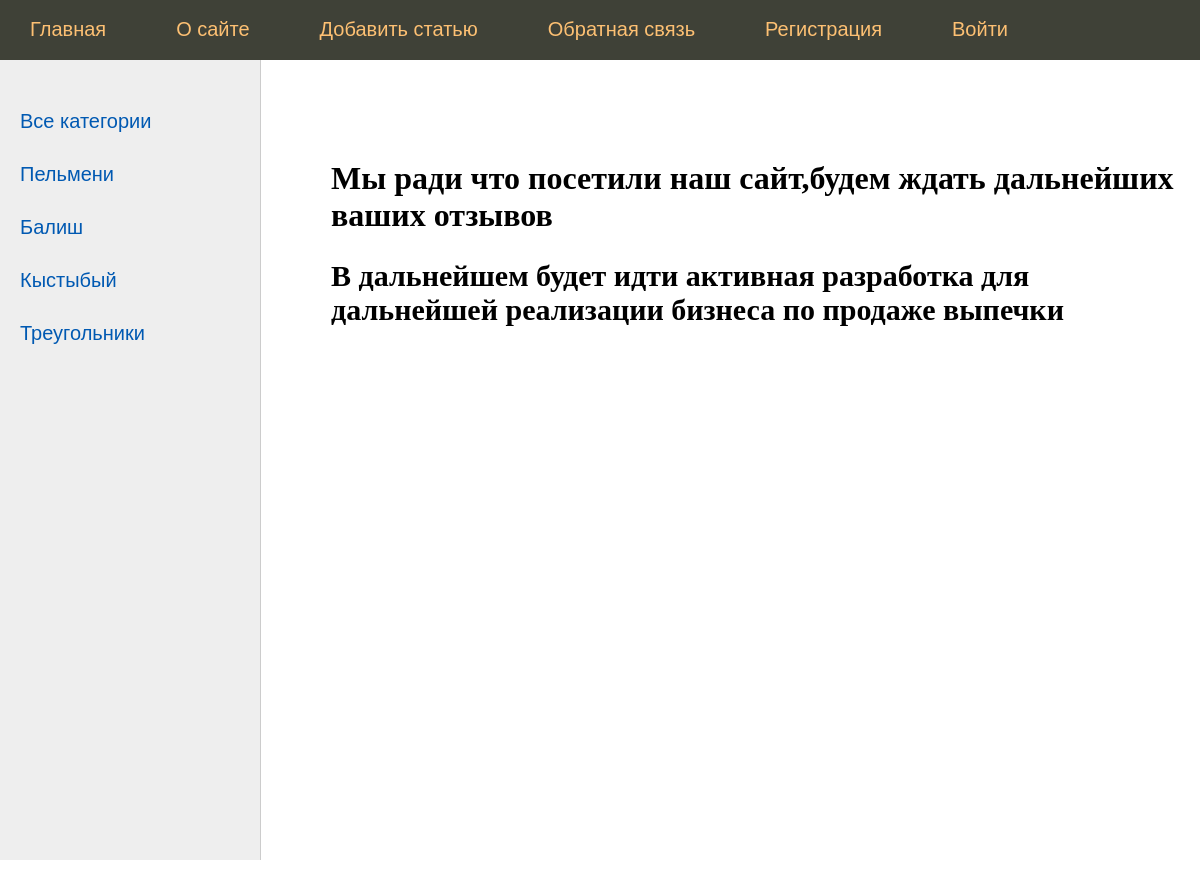
The app's page /contact with its own data.
### models/model.py (models this page shows, shortened)
class Category(Base):
    __tablename__ = 'category'
    id = Column(Integer, primary_key=True)
    name = Column(String(100), nullable=False)

### main.py (the view)
@app.route("/contact")
def contact():
    return render_template('contact.html', menu=menu, category=category)

### templates/contact.html (shortened to what this page needs)
{% extends 'base.html' %}
{% block content %}
<h1>Мы ради что посетили наш сайт,будем ждать дальнейших ваших отзывов</h1>
<h2>В дальнейшем будет идти активная разработка для дальнейшей реализации бизнеса по продаже выпечки</h2>
{% endblock %}

### templates/base.html (shortened to what this page needs)
<!DOCTYPE html>
<html lang="en">
<head>
    <link type="text/css" href="{{ url_for('static',filename='css/style.css')}}" rel="stylesheet"/>
</head>
<body>
<table class="table-page" border=0 cellpadding="0" cellspacing="0">
    <tr>
        <td valign=top>
            <div class="header">
                <ul id="mainmenu" class="mainmenu">
                    {% for m in menu %}
                    <li class="last"><a href="{{m.url_name }}">{{m.title}}</a></li>
                    {% endfor %}
                </ul>
            </div>
            <table class="table-content" border=0 cellpadding="0" cellspacing="0">
                <tr>
                    <td valign="top" class="left-chapters">
                        <ul id="leftchapters">
                            <li class="selected">Все категории</li>
                            {% for c in category %}
                            <li class="selected">{{c.name}}</li>
                            {% endfor %}
                        </ul>
                    </td>
                    <td valign="top" class="content">
                        <div class="content-text">
                            {% block content %}
                            {% endblock %}
</body>
</html>

### static/css/style.css (style rules this page uses)
html, body { font-family: 'Arial'; margin: 0; padding: 0; height: 100%; width: 100%; color: #444; }
a { color: #0059b2; text-decoration: none; }
.table-page { width: 100%; height: 100%; vertical-align: top; }
.table-page tr { height: 100%; }
.header { background: #3F4137; height: 60px; }
ul.mainmenu { list-style: none; margin: 0; padding: 0; height: 60px; color: #fdc073; font-size: 20px; overflow: hidden; }
ul.mainmenu li { float: left; margin: 18px 40px 0 30px; }
ul.mainmenu li.last { float: left; }
ul.mainmenu li a { color: #fdc073; text-decoration: none; }
.table-content { width: 100%; min-height: 100%; height: 100%; }
.left-chapters { margin: 0; background: #eee; border-right: 1px solid #ccc; min-height: 100%; }
.left-chapters ul { width: 230px; min-height: 100%; margin: 0; padding: 20px 10px 10px 20px; list-style: none; font-size: 20px; }
.left-chapters ul li { margin: 30px 0 0 0; color: #999; }
.left-chapters ul li.selected { color: #0059b2; }
.content { padding: 40px 20px 20px 40px; width: 100%; box-sizing: border-box; }
.content-text { margin: 60px 0 0 30px; color: #000; font-size: 20px; font-family: Yandex Sans Display Light; }
.content-text h1 { font-size: 32px; }

### records on screen
Category: name "Пельмени"
Category: name "Балиш"
Category: name "Кыстыбый"
Category: name "Треугольники"

### other values on screen
{{ m.title }} "Главная" "О сайте" "Добавить статью" "Обратная связь" "Регистрация" "Войти"
